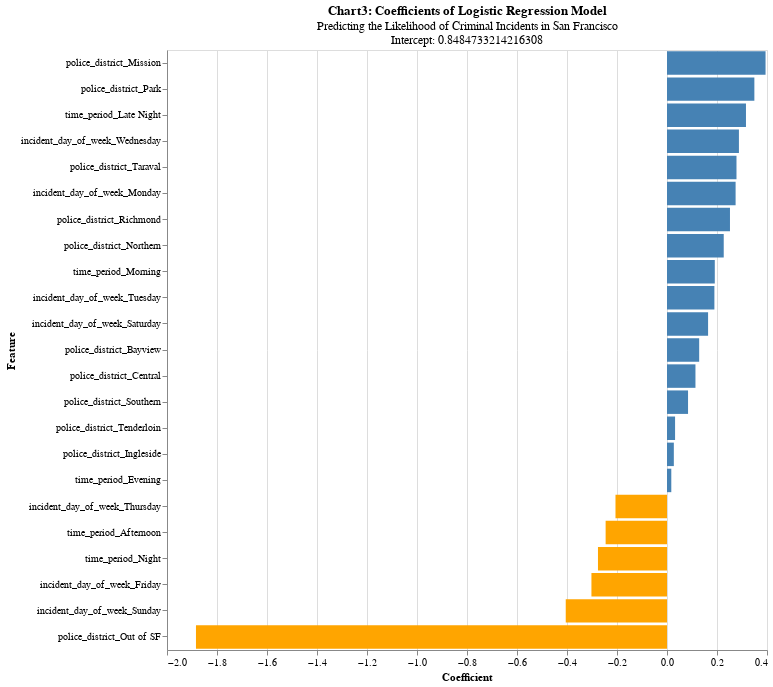

Notebook code cell kept with this figure:
### Code cell
chart = alt.Chart(viz_df).mark_bar().encode(
    x=alt.X('coefficients:Q', title='Coefficient'),
    y=alt.Y('features:N', sort='-x', title='Feature'),
    color=alt.condition(
        alt.datum.coefficients > 0,
        alt.value("steelblue"),  # The positive color
        alt.value("orange")  # The negative color
    )
).properties(
    title={
        "text": ["Chart3: Coefficients of Logistic Regression Model"], 
        "subtitle": ["Predicting the Likelihood of Criminal Incidents in San Francisco",
                     "Intercept: 0.8484733214216308"]
    },
    width=600,
    height=600
)

chart

### Figure 1 — Vega-Lite specification as saved in the notebook (floating-point values rounded to 4 significant figures)
{"config": {"view": {"continuousWidth": 300, "continuousHeight": 300}}, "data": {"name": "data-9cbc8054122a77e7f0b83c74e5c618e9"}, "mark": {"type": "bar"}, "encoding": {"color": {"condition": {"test": "(datum.coefficients > 0)", "value": "steelblue"}, "value": "orange"}, "x": {"field": "coefficients", "title": "Coefficient", "type": "quantitative"}, "y": {"field": "features", "sort": "-x", "title": "Feature", "type": "nominal"}}, "height": 600, "title": {"text": ["Chart3: Coefficients of Logistic Regression Model"], "subtitle": ["Predicting the Likelihood of Criminal Incidents in San Francisco", "Intercept: 0.8484733214216308"]}, "width": 600, "$schema": "https://vega.github.io/schema/vega-lite/v5.16.3.json", "datasets": {"data-9cbc8054122a77e7f0b83c74e5c618e9": [{"features": "incident_day_of_week_Friday", "coefficients": -0.3023}, {"features": "incident_day_of_week_Monday", "coefficients": 0.2744}, {"features": "incident_day_of_week_Saturday", "coefficients": 0.1643}, {"features": "incident_day_of_week_Sunday", "coefficients": -0.405}, {"features": "incident_day_of_week_Thursday", "coefficients": -0.2061}, {"features": "incident_day_of_week_Tuesday", "coefficients": 0.1896}, {"features": "incident_day_of_week_Wednesday", "coefficients": 0.2877}, {"features": "police_district_Bayview", "coefficients": 0.1287}, {"features": "police_district_Central", "coefficients": 0.1138}, {"features": "police_district_Ingleside", "coefficients": 0.02733}, {"features": "police_district_Mission", "coefficients": 0.3942}, {"features": "police_district_Northern", "coefficients": 0.2269}, {"features": "police_district_Out of SF", "coefficients": -1.884}, {"features": "police_district_Park", "coefficients": 0.3495}, {"features": "police_district_Richmond", "coefficients": 0.2519}, {"features": "police_district_Southern", "coefficients": 0.08419}, {"features": "police_district_Taraval", "coefficients": 0.2779}, {"features": "police_district_Tenderloin", "coefficients": 0.03229}, {"features": "time_period_Afternoon", "coefficients": -0.2455}, {"features": "time_period_Evening", "coefficients": 0.01721}, {"features": "time_period_Late Night", "coefficients": 0.3159}, {"features": "time_period_Morning", "coefficients": 0.1912}, {"features": "time_period_Night", "coefficients": -0.2761}]}}
